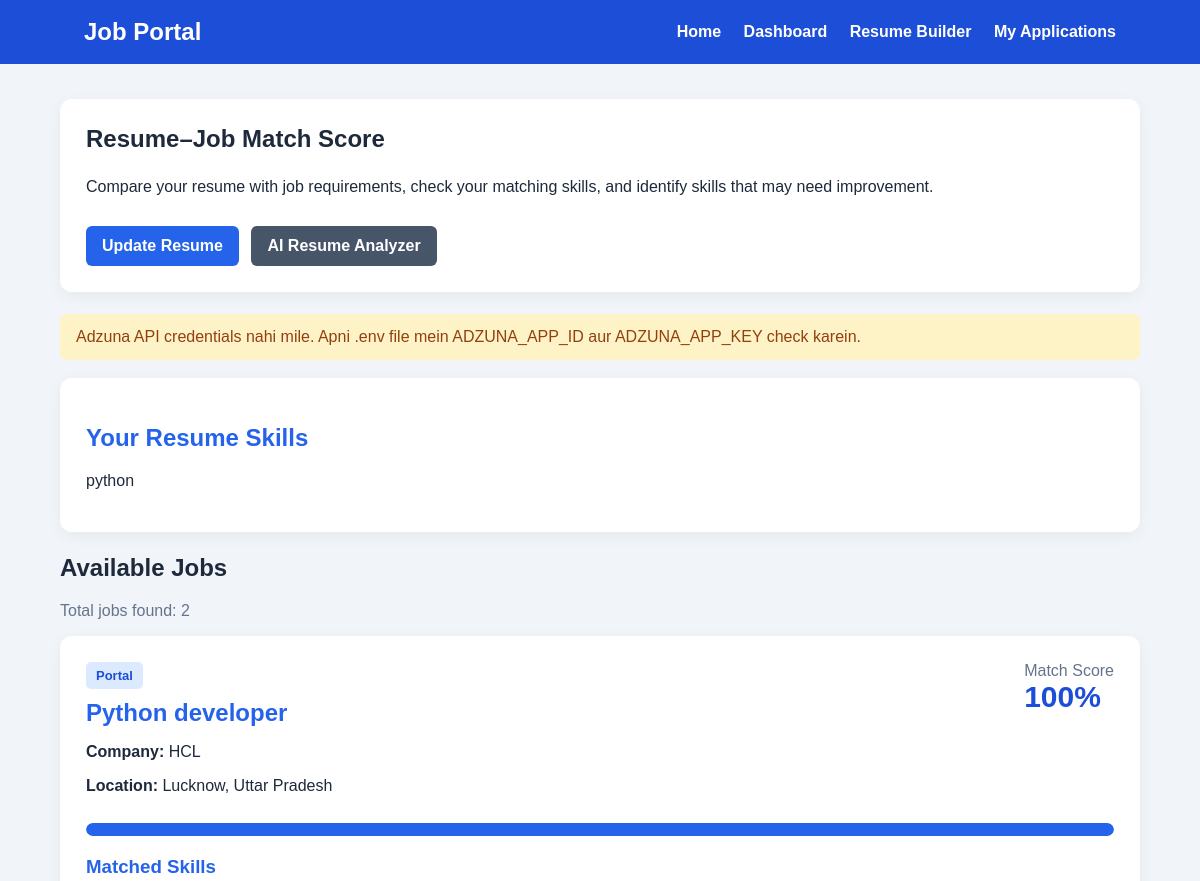
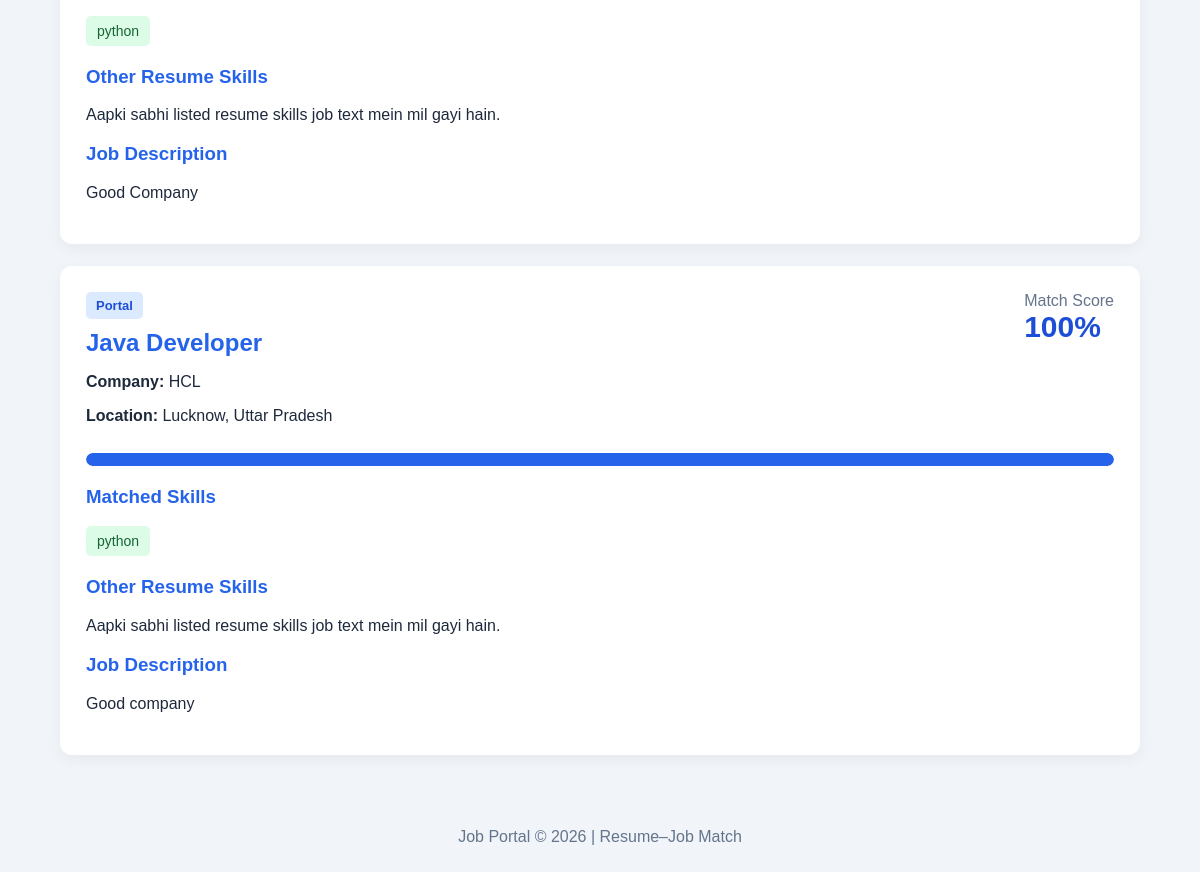
The app's page /ai/job-match/ (signed in) with its own data (2 pictures, top to bottom).
### jobs/models.py (models this page shows, shortened)
class Resume(models.Model):
    user = models.OneToOneField(
        User,
        on_delete=models.CASCADE,
        related_name="resume"
    )
    full_name = models.CharField(max_length=150)
    email = models.EmailField()
    phone = models.CharField(max_length=20, blank=True)
    address = models.CharField(max_length=255, blank=True)
    career_objective = models.TextField(blank=True)
    education = models.TextField()
    skills = models.TextField()
    experience = models.TextField(blank=True)
    projects = models.TextField(blank=True)
    certifications = models.TextField(blank=True)
    updated_at = models.DateTimeField(auto_now=True)

class Job(models.Model):
    title = models.CharField(max_length=200)
    company = models.CharField(max_length=200)
    location = models.CharField(max_length=150)
    salary = models.CharField(max_length=100, blank=True)
    job_type = models.CharField(
        max_length=100,
        default="Full Time"
    )
    apply_url = models.URLField(
        max_length=1000,
        blank=True,
        null=True,
        help_text="External job application URL. Leave blank if applying through the portal."
    )
    description = models.TextField()
    skills = models.CharField(max_length=300, blank=True)
    posted_at = models.DateTimeField(auto_now_add=True)
    is_active = models.BooleanField(default=True)
    posted_by = models.ForeignKey(
        User,
        on_delete=models.CASCADE,
        related_name="posted_jobs",
        null=True,
        blank=True
    )

### jobs/views.py (the view, shortened to what this page needs)
@login_required
def resume_job_match(request):
    profile = get_profile(request)
    if profile is None or profile.role != "candidate":
        messages.error(
            request,
            "Resume Job Match sirf candidate accounts ke liye hai."
        )
        return redirect("home")
    resume = Resume.objects.filter(user=request.user).first()
    if resume is None:
        messages.info(
            request,
            "Pehle Resume Builder mein apna resume save karein."
        )
        return redirect("resume_builder")
    resume_skills = [
        skill.strip().lower()
        for skill in re.split(r"[,;\n]+", resume.skills or "")
        if skill.strip()
    ]
    resume_skills = list(dict.fromkeys(resume_skills))
    matched_jobs = []
    error_message = ""
    local_jobs = Job.objects.filter(is_active=True).order_by("-posted_at")
    for job in local_jobs:
        job_text = " ".join([
            job.title or "",
            job.description or "",
            job.skills or "",
        ]).lower()
        matched = [
            skill for skill in resume_skills
            if re.search(
                r"(?<!\w)" + re.escape(skill) + r"(?!\w)",
                job_text
            )
        ]
        missing = [
            skill for skill in resume_skills
            if skill not in matched
        ]
        score = round(
            len(matched) / len(resume_skills) * 100
        ) if resume_skills else 0
        matched_jobs.append({
            "source": "Portal",
            "title": job.title,
            "company": job.company,
            "location": job.location,
            "description": job.description,
            "skills": job.skills,
            "match_score": score,
            "matched_skills": matched,
            "missing_skills": missing,
            "apply_url": job.apply_url,
        })
    app_id = os.getenv("ADZUNA_APP_ID")
    app_key = os.getenv("ADZUNA_APP_KEY")
    if not app_id or not app_key:
        error_message = (
            "Adzuna API credentials nahi mile. "
            "Apni .env file mein ADZUNA_APP_ID aur "
            "ADZUNA_APP_KEY check karein."
        )
    matched_jobs.sort(
        key=lambda job: job["match_score"],
        reverse=True
    )
    return render(request, "resume_job_match.html", {
        "resume": resume,
        "matched_jobs": matched_jobs,
        "error_message": error_message,
    })

### jobs/views.py (called while the page is built)
def get_profile(request):
    try:
        return request.user.profile
    except Profile.DoesNotExist:
        return None

### templates/resume_job_match.html (shortened to what this page needs)
<!DOCTYPE html>
<html lang="en">
<head>
</head>
<body>
<header>
    <h2>Job Portal</h2>
    <nav>
        <a href="{% url 'home' %}">Home</a>
        <a href="{% url 'candidate_dashboard' %}">Dashboard</a>
        <a href="{% url 'resume_builder' %}">Resume Builder</a>
        <a href="{% url 'my_applications' %}">My Applications</a>
    </nav>
</header>
<main class="container">
    <section class="intro">
        <h1>Resume–Job Match Score</h1>
        <p>
            Compare your resume with job requirements, check your
            matching skills, and identify skills that may need improvement.
        </p>
        <a href="{% url 'resume_builder' %}" class="btn">
            Update Resume
        </a>
        <a href="{% url 'ai_resume_analyzer' %}"
           class="btn btn-secondary">
            AI Resume Analyzer
        </a>
    </section>
    {% if error_message %}
        <div class="message">
            {{ error_message }}
        </div>
    {% endif %}
    <section class="card">
        <h2>Your Resume Skills</h2>
        {% if resume.skills %}
            <p>{{ resume.skills }}</p>
        {% else %}
            <p class="muted">
                Resume Builder mein apni skills add karein.
            </p>
        {% endif %}
    </section>
    <section>
        <h2>Available Jobs</h2>
        {% if matched_jobs %}
            <p class="muted">
                Total jobs found: {{ matched_jobs|length }}
            </p>
            {% for job in matched_jobs %}
                <article class="card">
                    <div class="job-header">
                        <div>
                            <span class="source">
                                {{ job.source }}
                            </span>
                            <h2>{{ job.title }}</h2>
                            <p>
                                <strong>Company:</strong>
                                {{ job.company }}
                            </p>
                            <p>
                                <strong>Location:</strong>
                                {{ job.location }}
                            </p>
                        </div>
                        <div>
                            <span class="muted">Match Score</span>
                            <div class="score">
                                {{ job.match_score }}%
                            </div>
                        </div>
                    </div>
                    <div class="progress-track">
                        <div
                            class="progress-fill"
                            style="width: {{ job.match_score }}%;">
                        </div>
                    </div>
                    <h3>Matched Skills</h3>
                    {% if job.matched_skills %}
                        <div class="skills">
                            {% for skill in job.matched_skills %}
                                <span class="skill">
                                    {{ skill }}
                                </span>
                            {% endfor %}
                        </div>
                    {% else %}
                        <p class="muted">
                            Listed resume skills mein se koi match nahi mila.
                        </p>
                    {% endif %}
                    <h3>Other Resume Skills</h3>
                    {% if job.missing_skills %}
                        <div class="skills">
                            {% for skill in job.missing_skills %}
                                <span class="skill missing">
                                    {{ skill }}
                                </span>
                            {% endfor %}
                        </div>
                    {% else %}
                        <p>
                            Aapki sabhi listed resume skills job text mein mil gayi hain.
                        </p>
                    {% endif %}
                    {% if job.description %}
                        <h3>Job Description</h3>
                        <p>{{ job.description|truncatewords:55 }}</p>
                    {% endif %}
                </article>
            {% endfor %}
        {% endif %}
    </section>
</main>
<footer>
    <p>Job Portal &copy; 2026 | Resume–Job Match</p>
</footer>
</body>
</html>

### templates/resume_job_match.html (style rules this page uses)
* { box-sizing: border-box; }
body { margin: 0; font-family: Arial, sans-serif; background: #f1f5f9; color: #1e293b; }
header { background: #1d4ed8; color: white; padding: 18px 7%; display: flex; justify-content: space-between; align-items: center; flex-wrap: wrap; gap: 12px; }
header h2 { margin: 0; }
nav a { color: white; text-decoration: none; margin-left: 18px; font-weight: bold; }
.container { width: 90%; max-width: 1100px; margin: 35px auto; }
.intro, .card { background: white; padding: 26px; border-radius: 12px; box-shadow: 0 4px 15px rgba(0, 0, 0, 0.05); margin-bottom: 22px; }
.intro h1 { margin-top: 0; }
.intro p { line-height: 1.7; }
.card h2, .card h3 { color: #2563eb; }
.job-header { display: flex; justify-content: space-between; align-items: flex-start; flex-wrap: wrap; gap: 12px; }
.job-header h2 { margin-top: 10px; margin-bottom: 8px; }
.source { display: inline-block; padding: 6px 10px; background: #dbeafe; color: #1d4ed8; border-radius: 5px; font-size: 13px; font-weight: bold; }
.score { font-size: 30px; font-weight: bold; color: #1d4ed8; }
.progress-track { width: 100%; height: 13px; background: #e2e8f0; border-radius: 10px; overflow: hidden; margin: 12px 0 20px; }
.progress-fill { height: 100%; background: #2563eb; border-radius: 10px; }
.skills { display: flex; flex-wrap: wrap; gap: 8px; margin: 12px 0 20px; }
.skill { padding: 7px 11px; border-radius: 5px; background: #dcfce7; color: #166534; font-size: 14px; }
.muted { color: #64748b; }
.btn { display: inline-block; margin-top: 10px; margin-right: 8px; padding: 11px 16px; background: #2563eb; color: white; text-decoration: none; border: none; border-radius: 6px; font-weight: bold; cursor: pointer; }
.btn-secondary { background: #475569; }
.message { padding: 14px 16px; border-radius: 7px; margin-bottom: 18px; background: #fef3c7; color: #92400e; }
footer { text-align: center; padding: 22px; color: #64748b; }

### records on screen
Resume: skills "python"
Job: title "Python developer", company "HCL", location "Lucknow, Uttar Pradesh", description "Good Company"
Job: title "Java Developer", company "HCL", location "Lucknow, Uttar Pradesh", description "Good company"

### other values on screen
{{ error_message }} "Adzuna API credentials nahi mile. Apni .env file mein ADZUNA_APP_ID aur ADZUNA_APP_KEY check karein."
{{ matched_jobs|length }} "2"
{{ job.source }} "Portal" "Portal"
{{ job.match_score }} "100" "100"
